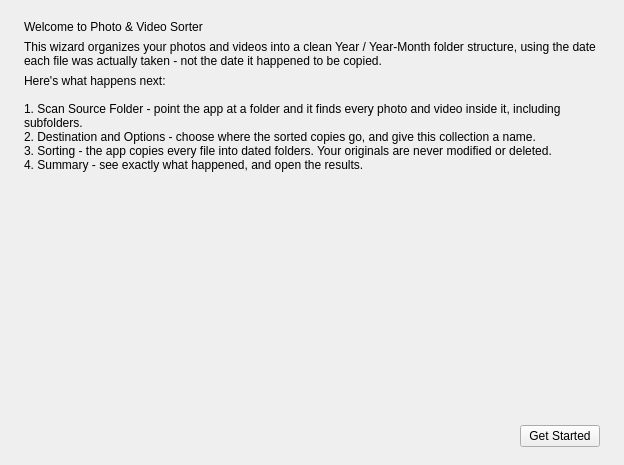
<?xml version="1.0" encoding="UTF-8"?>
<ui version="4.0">
 <class>Form</class>
 <widget class="QWidget" name="Form">
  <property name="geometry">
   <rect>
    <x>0</x>
    <y>0</y>
    <width>624</width>
    <height>465</height>
   </rect>
  </property>
  <property name="windowTitle">
   <string>Form</string>
  </property>
  <layout class="QVBoxLayout" name="verticalLayout">
   <property name="leftMargin">
    <number>24</number>
   </property>
   <property name="topMargin">
    <number>20</number>
   </property>
   <property name="rightMargin">
    <number>24</number>
   </property>
   <property name="bottomMargin">
    <number>18</number>
   </property>
   <item>
    <widget class="QLabel" name="titleLabel">
     <property name="text">
      <string>Welcome to Photo &amp; Video Sorter</string>
     </property>
    </widget>
   </item>
   <item>
    <widget class="QLabel" name="introLabel">
     <property name="text">
      <string>This wizard organizes your photos and videos into a clean Year / Year-Month folder structure, using the date each file was actually taken - not the date it happened to be copied.</string>
     </property>
     <property name="wordWrap">
      <bool>true</bool>
     </property>
    </widget>
   </item>
   <item>
    <widget class="QLabel" name="stepsLabel">
     <property name="text">
      <string>Here's what happens next:

1. Scan Source Folder - point the app at a folder and it finds every photo and video inside it, including subfolders.
2. Destination and Options - choose where the sorted copies go, and give this collection a name.
3. Sorting - the app copies every file into dated folders. Your originals are never modified or deleted.
4. Summary - see exactly what happened, and open the results.</string>
     </property>
     <property name="wordWrap">
      <bool>true</bool>
     </property>
    </widget>
   </item>
   <item>
    <spacer name="verticalSpacer">
     <property name="orientation">
      <enum>Qt::Orientation::Vertical</enum>
     </property>
     <property name="sizeHint" stdset="0">
      <size>
       <width>20</width>
       <height>40</height>
      </size>
     </property>
    </spacer>
   </item>
   <item>
    <layout class="QHBoxLayout" name="navLayout">
     <item>
      <spacer name="navSpacer">
       <property name="orientation">
        <enum>Qt::Orientation::Horizontal</enum>
       </property>
       <property name="sizeHint" stdset="0">
        <size>
         <width>40</width>
         <height>20</height>
        </size>
       </property>
      </spacer>
     </item>
     <item>
      <widget class="QPushButton" name="getStartedButton">
       <property name="text">
        <string>Get Started</string>
       </property>
      </widget>
     </item>
    </layout>
   </item>
  </layout>
 </widget>
 <resources/>
 <connections/>
</ui>
